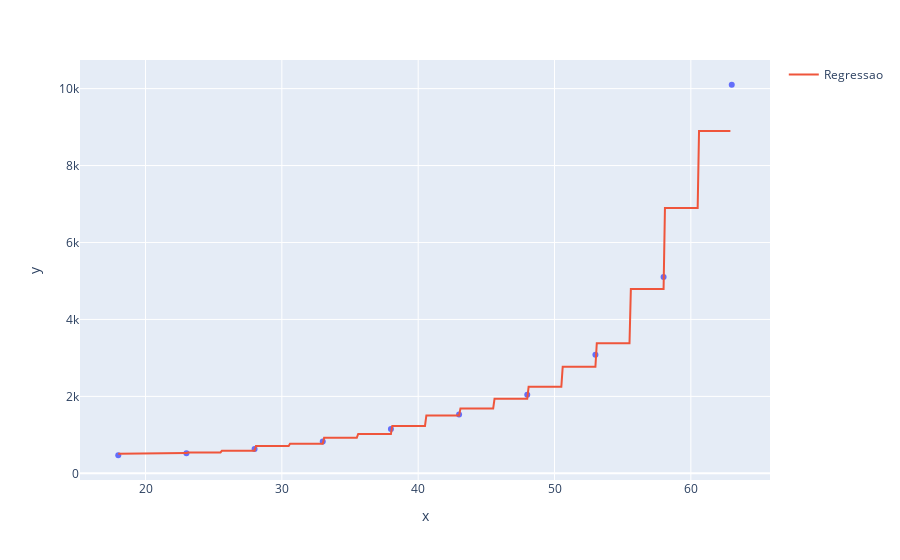

Source (notebook cell):
### Code cell
grafico = px.scatter(x=x_planoSaude.ravel(), y=y_planoSaude)
grafico.add_scatter(x=x_teste.ravel(), y=regressor_RF.predict(x_teste), name='Regressao')
grafico.show()

### Figure 1 — Plotly figure (JSON) as saved in the notebook; plotly's stock layout.template omitted (floating-point values rounded to 4 significant figures; data arrays with more than 128 entries replaced by an {"elided": "..."} marker saying what was removed)
{"data": [{"hovertemplate": "x=%{x}<br>y=%{y}<extra></extra>", "legendgroup": "", "marker": {"color": "#636efa", "symbol": "circle"}, "mode": "markers", "name": "", "orientation": "v", "showlegend": false, "type": "scatter", "x": [18, 23, 28, 33, 38, 43, 48, 53, 58, 63], "xaxis": "x", "y": [470, 520, 630, 830, 1150, 1530, 2040, 3080, 5100, 10100], "yaxis": "y"}, {"name": "Regressao", "type": "scatter", "x": {"elided": "450 float values"}, "y": {"elided": "450 int values"}}], "layout": {"legend": {"tracegroupgap": 0}, "margin": {"t": 60}, "xaxis": {"anchor": "y", "domain": [0, 1], "title": {"text": "x"}}, "yaxis": {"anchor": "x", "domain": [0, 1], "title": {"text": "y"}}}}
